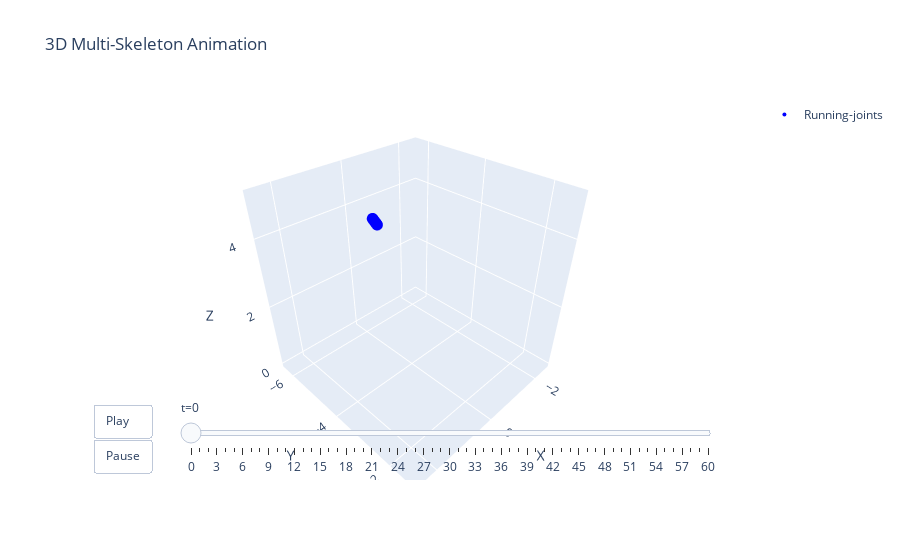

The code cell stored with this chart in its notebook:
### Code cell
import numpy as np
import plotly.graph_objects as go
from plotly.subplots import make_subplots

class MultiSkeleton3DAnimator:
    """
    Overlay multiple animated skeletons in ONE Plotly figure.

    Usage:
      anim = MultiSkeleton3DAnimator(fps=30)
      anim.add_sequence(X1, edges=edges, color="blue", name="A")
      anim.add_sequence(X2, edges=edges, color="red",  name="B")
      anim.fig.show()
    """

    def __init__(self, fps=30, marker_size=4, axis_pad_ratio=0.05, title="3D Multi-Skeleton Animation"):
        self.fps = fps
        self.marker_size = marker_size
        self.axis_pad_ratio = axis_pad_ratio
        self.title = title

        self.seqs = []   # list of dicts: {"X":..., "edges":..., "color":..., "name":...}
        self.fig = go.Figure(
            layout=go.Layout(
                title=title,
                scene=dict(
                    aspectmode="cube",  # equal x/y/z
                    xaxis=dict(autorange=False, title="X"),
                    yaxis=dict(autorange=False, title="Y"),
                    zaxis=dict(autorange=False, title="Z"),
                ),
                uirevision="fixed",  # keep camera stable
            )
        )
        self._init_controls()

    def _init_controls(self):
        frame_duration_ms = int(1000 / max(self.fps, 1))
        self.fig.update_layout(
            updatemenus=[
                dict(
                    type="buttons",
                    showactive=False,
                    x=0.02, y=0.02,
                    xanchor="left", yanchor="bottom",
                    buttons=[
                        dict(
                            label="Play",
                            method="animate",
                            args=[
                                None,
                                dict(
                                    frame=dict(duration=frame_duration_ms, redraw=True),
                                    transition=dict(duration=0),
                                    fromcurrent=True,
                                ),
                            ],
                        ),
                        dict(
                            label="Pause",
                            method="animate",
                            args=[
                                [None],
                                dict(
                                    frame=dict(duration=0, redraw=False),
                                    transition=dict(duration=0),
                                    mode="immediate",
                                ),
                            ],
                        ),
                    ],
                )
            ],
            sliders=[],
        )

    @staticmethod
    def _bones_xyz(frame_xyz, edges):
        if not edges:
            return [], [], []
        xb, yb, zb = [], [], []
        for a, b in edges:
            xb += [frame_xyz[a, 0], frame_xyz[b, 0], None]
            yb += [frame_xyz[a, 1], frame_xyz[b, 1], None]
            zb += [frame_xyz[a, 2], frame_xyz[b, 2], None]
        return xb, yb, zb

    def _recompute_scene_ranges(self):
        # fixed ranges from ALL sequences combined (prevents “shrinking”)
        if not self.seqs:
            return

        all_xyz = np.concatenate([s["X"].reshape(-1, 3) for s in self.seqs], axis=0)
        mins = np.nanmin(all_xyz, axis=0)
        maxs = np.nanmax(all_xyz, axis=0)
        center = (mins + maxs) / 2.0
        spans = (maxs - mins)
        max_span = float(np.nanmax(spans))

        pad = max_span * self.axis_pad_ratio
        half = max_span / 2.0 + pad

        xr = [center[0] - half, center[0] + half]
        yr = [center[1] - half, center[1] + half]
        zr = [center[2] - half, center[2] + half]

        self.fig.update_layout(
            scene=dict(
                xaxis=dict(range=xr, autorange=False),
                yaxis=dict(range=yr, autorange=False),
                zaxis=dict(range=zr, autorange=False),
                aspectmode="cube",
            )
        )

    def _rebuild_animation(self):
        """
        Rebuild frames so that every frame updates ALL skeleton traces.
        Trace layout per sequence:
          - bones trace
          - joints trace
        """
        if not self.seqs:
            return

        # Total number of frames = max T across sequences
        T_max = max(s["X"].shape[0] for s in self.seqs)

        frames = []
        for t in range(T_max):
            frame_data = []
            for s in self.seqs:
                X = s["X"]
                edges = s["edges"]

                t_eff = min(t, X.shape[0] - 1)  # hold last frame if shorter
                ft = X[t_eff]

                xb, yb, zb = self._bones_xyz(ft, edges)

                # IMPORTANT: must match trace order in fig.data
                frame_data.append(go.Scatter3d(x=xb, y=yb, z=zb))
                frame_data.append(go.Scatter3d(x=ft[:, 0], y=ft[:, 1], z=ft[:, 2]))

            frames.append(go.Frame(name=str(t), data=frame_data))

        self.fig.frames = tuple(frames)

        # Slider for new length
        slider = dict(
            x=0.15, y=0.02,
            xanchor="left", yanchor="bottom",
            len=0.8,
            currentvalue=dict(prefix="t="),
            steps=[
                dict(
                    method="animate",
                    label=str(t),
                    args=[
                        [str(t)],
                        dict(frame=dict(duration=0, redraw=True),
                             transition=dict(duration=0),
                             mode="immediate"),
                    ],
                )
                for t in range(T_max)
            ],
        )
        self.fig.update_layout(sliders=[slider])

    def add_sequence(self, X, edges=None, color="blue", name=None, line_width=4, marker_size=None):
        """
        Add another motion to overlay. Does NOT remove existing sequences.
        """
        X = np.asarray(X)
        assert X.ndim == 3 and X.shape[2] == 3, "X must be shape (T, J, 3)"
        edges = edges or []
        marker_size = marker_size if marker_size is not None else self.marker_size
        name = name or f"seq{len(self.seqs)}"

        self.seqs.append(dict(X=X, edges=edges, color=color, name=name, marker_size=marker_size, line_width=line_width))

        # Add two new traces (bones + joints) with initial pose (t=0)
        f0 = X[0]
        xb0, yb0, zb0 = self._bones_xyz(f0, edges)

        self.fig.add_trace(
            go.Scatter3d(
                x=xb0, y=yb0, z=zb0,
                mode="lines",
                line=dict(width=line_width, color=color),
                name=f"{name}-bones",
                showlegend=True,
            )
        )
        self.fig.add_trace(
            go.Scatter3d(
                x=f0[:, 0], y=f0[:, 1], z=f0[:, 2],
                mode="markers",
                marker=dict(size=marker_size, color=color),
                name=f"{name}-joints",
                showlegend=True,
            )
        )

        # Update fixed axes + rebuild frames for all sequences
        self._recompute_scene_ranges()
        self._rebuild_animation()

        return self.fig

data = np.load("./running/motion_pred_3d_Wan2.2-TI2V-5B_frame0000_running.npy")
X = data  # T, J, 3
plot = MultiSkeleton3DAnimator(fps=30)
plot.add_sequence(X, edges=None, color="blue", name="Running")

### Figure 1 — Plotly figure (JSON) as saved in the notebook; plotly's stock layout.template omitted (floating-point values rounded to 4 significant figures)
{"data": [{"line": {"color": "blue", "width": 4}, "mode": "lines", "name": "Running-bones", "showlegend": true, "type": "scatter3d", "x": [], "y": [], "z": []}, {"marker": {"color": "blue", "size": 4}, "mode": "markers", "name": "Running-joints", "showlegend": true, "type": "scatter3d", "x": [0.04265, 0.04265, 0.04265, 0.04265, 0.04265, 0.04264, 0.04263, 0.04265, 0.04265, 0.04265, 0.04265, 0.04264, 0.04264, 0.04264, 0.04265, 0.04265, 0.04264, 0.04264, 0.04265, 0.04264, 0.04264, 0.04265, 0.04266, 0.04264, 0.04264, 0.04265, 0.04264, 0.04265, 0.04265, 0.04265, 0.04265, 0.04265, 0.04265, 0.04265, 0.04265, 0.04264, 0.04265, 0.04265, 0.04264, 0.04264, 0.04266, 0.04265, 0.04264, 0.04265, 0.04265, 0.04264, 0.04264, 0.04264, 0.04265, 0.04264, 0.04265, 0.04265, 0.04264, 0.04265, 0.04263, 0.04264, 0.04264, 0.04264, 0.04265, 0.04265, 0.04264, 0.04264, 0.04264, 0.04265, 0.04264], "y": [-5.237, -5.261, -5.267, -5.203, -5.295, -5.228, -5.265, -5.263, -5.299, -5.261, -5.321, -5.288, -5.293, -5.238, -5.35, -5.267, -5.23, -5.307, -5.316, -5.236, -5.285, -5.31, -5.209, -5.262, -5.267, -5.285, -5.248, -5.269, -5.275, -5.189, -5.278, -5.306, -5.223, -5.297, -5.222, -5.29, -5.189, -5.336, -5.259, -5.307, -5.218, -5.274, -5.228, -5.283, -5.281, -5.227, -5.184, -5.224, -5.329, -5.256, -5.246, -5.256, -5.193, -5.3, -5.185, -5.275, -5.298, -5.231, -5.323, -5.298, -5.284, -5.272, -5.266, -5.267, -5.269], "z": [3.944, 3.96, 3.964, 3.922, 3.983, 3.938, 3.963, 3.961, 3.986, 3.96, 4.0, 3.978, 3.981, 3.945, 4.019, 3.964, 3.939, 3.991, 3.997, 3.943, 3.976, 3.993, 3.925, 3.961, 3.964, 3.976, 3.952, 3.965, 3.97, 3.912, 3.971, 3.99, 3.934, 3.984, 3.934, 3.979, 3.912, 4.01, 3.959, 3.99, 3.931, 3.969, 3.938, 3.974, 3.973, 3.937, 3.908, 3.936, 4.005, 3.957, 3.95, 3.957, 3.915, 3.986, 3.91, 3.969, 3.985, 3.94, 4.002, 3.985, 3.975, 3.968, 3.963, 3.964, 3.966]}], "layout": {"scene": {"aspectmode": "cube", "xaxis": {"autorange": false, "range": [-2.664, 2.681], "title": {"text": "X"}}, "yaxis": {"autorange": false, "range": [-6.518, -1.172], "title": {"text": "Y"}}, "zaxis": {"autorange": false, "range": [-0.1264, 5.219], "title": {"text": "Z"}}}, "sliders": [{"currentvalue": {"prefix": "t="}, "len": 0.8, "steps": [{"args": [["0"], {"frame": {"duration": 0, "redraw": true}, "mode": "immediate", "transition": {"duration": 0}}], "label": "0", "method": "animate"}, {"args": [["1"], {"frame": {"duration": 0, "redraw": true}, "mode": "immediate", "transition": {"duration": 0}}], "label": "1", "method": "animate"}, {"args": [["2"], {"frame": {"duration": 0, "redraw": true}, "mode": "immediate", "transition": {"duration": 0}}], "label": "2", "method": "animate"}, {"args": [["3"], {"frame": {"duration": 0, "redraw": true}, "mode": "immediate", "transition": {"duration": 0}}], "label": "3", "method": "animate"}, {"args": [["4"], {"frame": {"duration": 0, "redraw": true}, "mode": "immediate", "transition": {"duration": 0}}], "label": "4", "method": "animate"}, {"args": [["5"], {"frame": {"duration": 0, "redraw": true}, "mode": "immediate", "transition": {"duration": 0}}], "label": "5", "method": "animate"}, {"args": [["6"], {"frame": {"duration": 0, "redraw": true}, "mode": "immediate", "transition": {"duration": 0}}], "label": "6", "method": "animate"}, {"args": [["7"], {"frame": {"duration": 0, "redraw": true}, "mode": "immediate", "transition": {"duration": 0}}], "label": "7", "method": "animate"}, {"args": [["8"], {"frame": {"duration": 0, "redraw": true}, "mode": "immediate", "transition": {"duration": 0}}], "label": "8", "method": "animate"}, {"args": [["9"], {"frame": {"duration": 0, "redraw": true}, "mode": "immediate", "transition": {"duration": 0}}], "label": "9", "method": "animate"}, {"args": [["10"], {"frame": {"duration": 0, "redraw": true}, "mode": "immediate", "transition": {"duration": 0}}], "label": "10", "method": "animate"}, {"args": [["11"], {"frame": {"duration": 0, "redraw": true}, "mode": "immediate", "transition": {"duration": 0}}], "label": "11", "method": "animate"}, {"args": [["12"], {"frame": {"duration": 0, "redraw": true}, "mode": "immediate", "transition": {"duration": 0}}], "label": "12", "method": "animate"}, {"args": [["13"], {"frame": {"duration": 0, "redraw": true}, "mode": "immediate", "transition": {"duration": 0}}], "label": "13", "method": "animate"}, {"args": [["14"], {"frame": {"duration": 0, "redraw": true}, "mode": "immediate", "transition": {"duration": 0}}], "label": "14", "method": "animate"}, {"args": [["15"], {"frame": {"duration": 0, "redraw": true}, "mode": "immediate", "transition": {"duration": 0}}], "label": "15", "method": "animate"}, {"args": [["16"], {"frame": {"duration": 0, "redraw": true}, "mode": "immediate", "transition": {"duration": 0}}], "label": "16", "method": "animate"}, {"args": [["17"], {"frame": {"duration": 0, "redraw": true}, "mode": "immediate", "transition": {"duration": 0}}], "label": "17", "method": "animate"}, {"args": [["18"], {"frame": {"duration": 0, "redraw": true}, "mode": "immediate", "transition": {"duration": 0}}], "label": "18", "method": "animate"}, {"args": [["19"], {"frame": {"duration": 0, "redraw": true}, "mode": "immediate", "transition": {"duration": 0}}], "label": "19", "method": "animate"}, {"args": [["20"], {"frame": {"duration": 0, "redraw": true}, "mode": "immediate", "transition": {"duration": 0}}], "label": "20", "method": "animate"}, {"args": [["21"], {"frame": {"duration": 0, "redraw": true}, "mode": "immediate", "transition": {"duration": 0}}], "label": "21", "method": "animate"}, {"args": [["22"], {"frame": {"duration": 0, "redraw": true}, "mode": "immediate", "transition": {"duration": 0}}], "label": "22", "method": "animate"}, {"args": [["23"], {"frame": {"duration": 0, "redraw": true}, "mode": "immediate", "transition": {"duration": 0}}], "label": "23", "method": "animate"}, {"args": [["24"], {"frame": {"duration": 0, "redraw": true}, "mode": "immediate", "transition": {"duration": 0}}], "label": "24", "method": "animate"}, {"args": [["25"], {"frame": {"duration": 0, "redraw": true}, "mode": "immediate", "transition": {"duration": 0}}], "label": "25", "method": "animate"}, {"args": [["26"], {"frame": {"duration": 0, "redraw": true}, "mode": "immediate", "transition": {"duration": 0}}], "label": "26", "method": "animate"}, {"args": [["27"], {"frame": {"duration": 0, "redraw": true}, "mode": "immediate", "transition": {"duration": 0}}], "label": "27", "method": "animate"}, {"args": [["28"], {"frame": {"duration": 0, "redraw": true}, "mode": "immediate", "transition": {"duration": 0}}], "label": "28", "method": "animate"}, {"args": [["29"], {"frame": {"duration": 0, "redraw": true}, "mode": "immediate", "transition": {"duration": 0}}], "label": "29", "method": "animate"}, {"args": [["30"], {"frame": {"duration": 0, "redraw": true}, "mode": "immediate", "transition": {"duration": 0}}], "label": "30", "method": "animate"}, {"args": [["31"], {"frame": {"duration": 0, "redraw": true}, "mode": "immediate", "transition": {"duration": 0}}], "label": "31", "method": "animate"}, {"args": [["32"], {"frame": {"duration": 0, "redraw": true}, "mode": "immediate", "transition": {"duration": 0}}], "label": "32", "method": "animate"}, {"args": [["33"], {"frame": {"duration": 0, "redraw": true}, "mode": "immediate", "transition": {"duration": 0}}], "label": "33", "method": "animate"}, {"args": [["34"], {"frame": {"duration": 0, "redraw": true}, "mode": "immediate", "transition": {"duration": 0}}], "label": "34", "method": "animate"}, {"args": [["35"], {"frame": {"duration": 0, "redraw": true}, "mode": "immediate", "transition": {"duration": 0}}], "label": "35", "method": "animate"}, {"args": [["36"], {"frame": {"duration": 0, "redraw": true}, "mode": "immediate", "transition": {"duration": 0}}], "label": "36", "method": "animate"}, {"args": [["37"], {"frame": {"duration": 0, "redraw": true}, "mode": "immediate", "transition": {"duration": 0}}], "label": "37", "method": "animate"}, {"args": [["38"], {"frame": {"duration": 0, "redraw": true}, "mode": "immediate", "transition": {"duration": 0}}], "label": "38", "method": "animate"}, {"args": [["39"], {"frame": {"duration": 0, "redraw": true}, "mode": "immediate", "transition": {"duration": 0}}], "label": "39", "method": "animate"}, {"args": [["40"], {"frame": {"duration": 0, "redraw": true}, "mode": "immediate", "transition": {"duration": 0}}], "label": "40", "method": "animate"}, {"args": [["41"], {"frame": {"duration": 0, "redraw": true}, "mode": "immediate", "transition": {"duration": 0}}], "label": "41", "method": "animate"}, {"args": [["42"], {"frame": {"duration": 0, "redraw": true}, "mode": "immediate", "transition": {"duration": 0}}], "label": "42", "method": "animate"}, {"args": [["43"], {"frame": {"duration": 0, "redraw": true}, "mode": "immediate", "transition": {"duration": 0}}], "label": "43", "method": "animate"}, {"args": [["44"], {"frame": {"duration": 0, "redraw": true}, "mode": "immediate", "transition": {"duration": 0}}], "label": "44", "method": "animate"}, {"args": [["45"], {"frame": {"duration": 0, "redraw": true}, "mode": "immediate", "transition": {"duration": 0}}], "label": "45", "method": "animate"}, {"args": [["46"], {"frame": {"duration": 0, "redraw": true}, "mode": "immediate", "transition": {"duration": 0}}], "label": "46", "method": "animate"}, {"args": [["47"], {"frame": {"duration": 0, "redraw": true}, "mode": "immediate", "transition": {"duration": 0}}], "label": "47", "method": "animate"}, {"args": [["48"], {"frame": {"duration": 0, "redraw": true}, "mode": "immediate", "transition": {"duration": 0}}], "label": "48", "method": "animate"}, {"args": [["49"], {"frame": {"duration": 0, "redraw": true}, "mode": "immediate", "transition": {"duration": 0}}], "label": "49", "method": "animate"}, {"args": [["50"], {"frame": {"duration": 0, "redraw": true}, "mode": "immediate", "transition": {"duration": 0}}], "label": "50", "method": "animate"}, {"args": [["51"], {"frame": {"duration": 0, "redraw": true}, "mode": "immediate", "transition": {"duration": 0}}], "label": "51", "method": "animate"}, {"args": [["52"], {"frame": {"duration": 0, "redraw": true}, "mode": "immediate", "transition": {"duration": 0}}], "label": "52", "method": "animate"}, {"args": [["53"], {"frame": {"duration": 0, "redraw": true}, "mode": "immediate", "transition": {"duration": 0}}], "label": "53", "method": "animate"}, {"args": [["54"], {"frame": {"duration": 0, "redraw": true}, "mode": "immediate", "transition": {"duration": 0}}], "label": "54", "method": "animate"}, {"args": [["55"], {"frame": {"duration": 0, "redraw": true}, "mode": "immediate", "transition": {"duration": 0}}], "label": "55", "method": "animate"}, {"args": [["56"], {"frame": {"duration": 0, "redraw": true}, "mode": "immediate", "transition": {"duration": 0}}], "label": "56", "method": "animate"}, {"args": [["57"], {"frame": {"duration": 0, "redraw": true}, "mode": "immediate", "transition": {"duration": 0}}], "label": "57", "method": "animate"}, {"args": [["58"], {"frame": {"duration": 0, "redraw": true}, "mode": "immediate", "transition": {"duration": 0}}], "label": "58", "method": "animate"}, {"args": [["59"], {"frame": {"duration": 0, "redraw": true}, "mode": "immediate", "transition": {"duration": 0}}], "label": "59", "method": "animate"}, {"args": [["60"], {"frame": {"duration": 0, "redraw": true}, "mode": "immediate", "transition": {"duration": 0}}], "label": "60", "method": "animate"}], "x": 0.15, "xanchor": "left", "y": 0.02, "yanchor": "bottom"}], "title": {"text": "3D Multi-Skeleton Animation"}, "uirevision": "fixed", "updatemenus": [{"buttons": [{"args": [null, {"frame": {"duration": 33, "redraw": true}, "fromcurrent": true, "transition": {"duration": 0}}], "label": "Play", "method": "animate"}, {"args": [[null], {"frame": {"duration": 0, "redraw": false}, "mode": "immediate", "transition": {"duration": 0}}], "label": "Pause", "method": "animate"}], "showactive": false, "type": "buttons", "x": 0.02, "xanchor": "left", "y": 0.02, "yanchor": "bottom"}]}}
